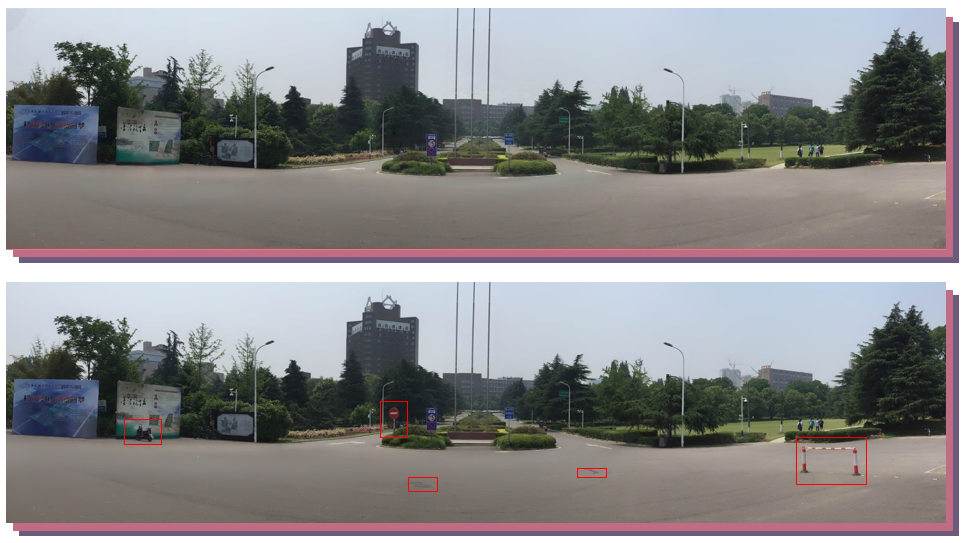
//> input picture example_ustc.PNG, 968 x 543 px, given in place of 1.jpg, which was not available
$ ./grabcut   (built with g++ and OpenCV 4)
//> lines starting //> are read from the running program, lines starting //| are printed output that depends on the picture; after the words box and inside, x2 and y2 are one past the last pixel; in counts of white or black regions, pixels touching at a corner belong together; pictures that were not available may be replaced by others from this repository, and a replacement may not be noted
#include "opencv2/highgui/highgui.hpp"
#include "opencv2/imgproc/imgproc.hpp"

#include <iostream>

using namespace std;
using namespace cv;

string filename;
Mat image;
string winName = "show";
enum { NOT_SET = 0, IN_PROCESS = 1, SET = 2 };
uchar rectState;
Rect rect;
Mat mask;
const Scalar GREEN = Scalar(0, 255, 0);
Mat bgdModel, fgdModel;

void setRectInMask() {
  rect.x = max(0, rect.x);
  rect.y = max(0, rect.y);
  rect.width = min(rect.width, image.cols - rect.x);
  rect.height = min(rect.height, image.rows - rect.y);
}

static void getBinMask(const Mat &comMask, Mat &binMask) {
  binMask.create(comMask.size(), CV_8UC1);
  binMask = comMask & 1;
}

void on_mouse(int event, int x, int y, int flags, void *) {
  Mat res;
  Mat binMask;

  switch (event) {
  case CV_EVENT_LBUTTONDOWN:
    if (rectState == NOT_SET) {
      rectState = IN_PROCESS;
      rect = Rect(x, y, 1, 1);
    }
    break;
  case CV_EVENT_LBUTTONUP:
    if (rectState == IN_PROCESS) {
      rect = Rect(Point(rect.x, rect.y), Point(x, y));
      rectState = SET;
      (mask(rect)).setTo(Scalar(GC_PR_FGD));
      image = imread(filename, 1);
      grabCut(image, mask, rect, bgdModel, fgdModel, 4, GC_INIT_WITH_RECT);
      getBinMask(mask, binMask);
      image.copyTo(res, binMask);
      cvNamedWindow("11", CV_WINDOW_NORMAL);
      imshow("11", res);
    }
    break;
  case CV_EVENT_MOUSEMOVE:
    if (rectState == IN_PROCESS) {
      rect = Rect(Point(rect.x, rect.y), Point(x, y));
      image = imread(filename, 1);
      rectangle(image, Point(rect.x, rect.y),
                Point(rect.x + rect.width, rect.y + rect.height), GREEN, 2);
      imshow(winName, image);
    }
    break;
  }
}

int main(int argc, char *argv[]) {
  filename = "D:\\project\\opencv\\vs\\test\\image\\1.jpg";
  cvNamedWindow("show", CV_WINDOW_NORMAL);
  image = imread(filename, 1);
//> image is the input picture: 543 rows x 968 cols, CV_8UC3; mean B, G, R 139.3, 137.8, 138.9
  imshow(winName, image);
  mask.create(image.size(), CV_8UC1);
  rectState = NOT_SET;
  mask.setTo(GC_BGD);

  setMouseCallback(winName, on_mouse, 0);
  waitKey(0);
//> the left mouse button is pressed at (242, 135)
//> the mouse is dragged to (484, 271)
//> the mouse is dragged to (726, 407)
//> call 3 of on_mouse, with event = 0, x = 726, y = 407, flags = 1
//> in on_mouse (call 3), `rectangle(image, Point(rect.x, rect.y), Point(rect.x + rect.width, rec..`:
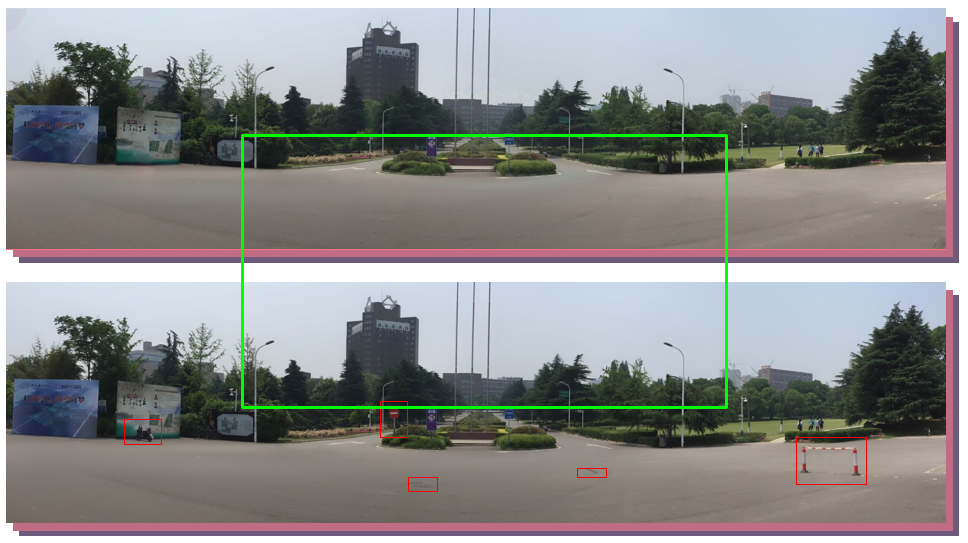
//> image: 543 rows x 968 cols, CV_8UC3; mean B, G, R 138.6, 139.2, 138.2
//> the button is released at (726, 407)
//> call 4 of on_mouse, with event = 4, x = 726, y = 407, flags = 0
//> in on_mouse (call 4), `grabCut(image, mask, rect, bgdModel, fgdModel, 4, GC_INIT_WITH_RECT);`:
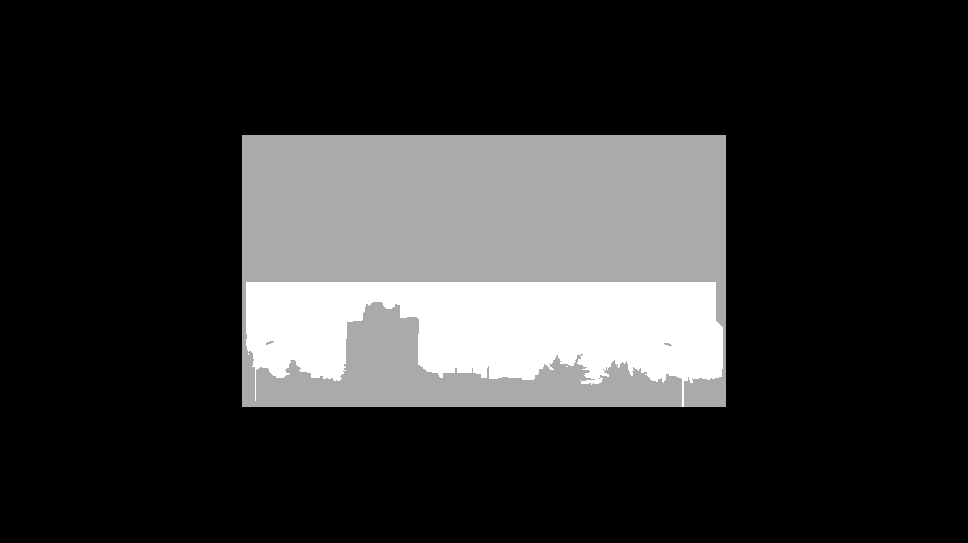
//> mask: 543 rows x 968 cols, CV_8UC1; min 0, max 3, mean 0.575; drawn with min black and max white
//> in on_mouse (call 4), `grabCut(image, mask, rect, bgdModel, fgdModel, 4, GC_INIT_WITH_RECT);`: bgdModel = 65 values, max 815.1 at index 55, min 0 at index 57, mean 148.2; fgdModel = 65 values, max 866.7 at index 29, min -0.858 at index 40, mean 169.3
//> in getBinMask, `binMask = comMask & 1;`:
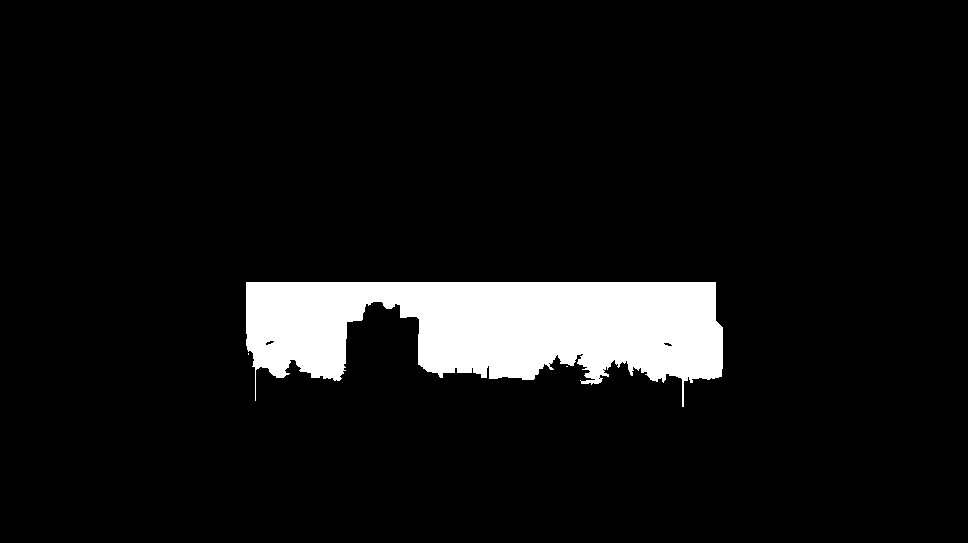
//> binMask: 543 rows x 968 cols, CV_8UC1; values 0 (black) and 1 (white), 7.4% white; 3 white regions (2 under 20 px), largest, box (x1, y1, x2, y2) and area: (246, 282, 723, 407) 38849
//> in on_mouse (call 4), `image.copyTo(res, binMask);`:
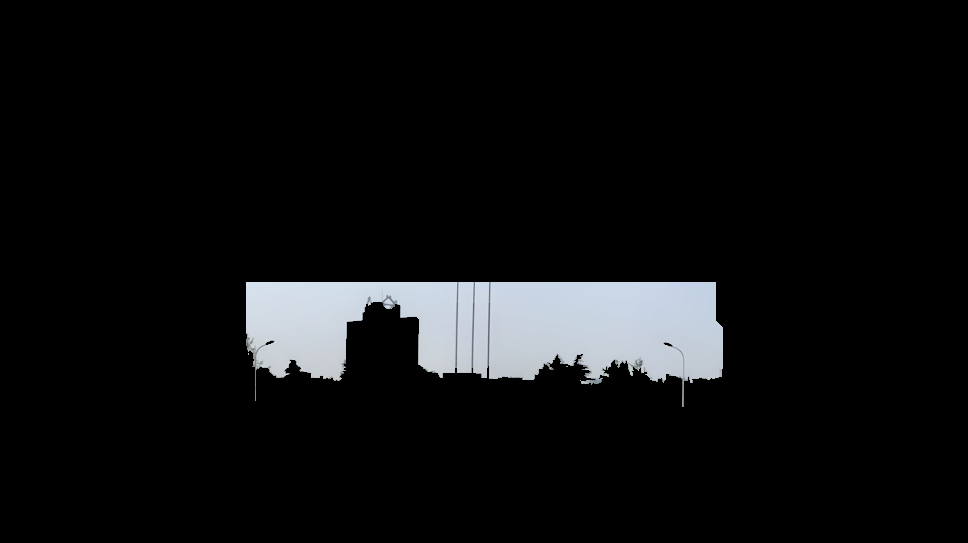
//> res: 543 rows x 968 cols, CV_8UC3; mean B, G, R 16.2, 15.4, 14.7

  return 0;
}
